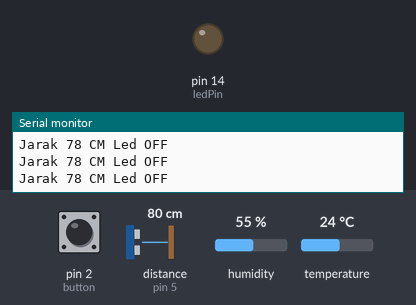
Recording of a sketch running on a simulated Arduino Uno, built with avr-gcc and run on an emulated ATmega328P. Shown: output pins drawn as LEDs (lit = HIGH), the last lines printed to the serial monitor. Wiring (inferred from the names in the program): ultrasonic range finder: trigger pin 16; echo pin 5. Dashed ring = blinking. Inputs (shaded band) come from the test bench; at power-on: distance to the obstacle (sensor on pin 5) 80 cm, pin 2 (button) HIGH, temperature 24 °C, humidity 55 %. The echo pulse lasts 58.3 µs per cm; pins used as bus, display or sensor lines are not drawn.

Above: at 1.2 s.
1.3 s: distance to the obstacle (sensor on pin 5) set to 12 cm
7.3 s: distance to the obstacle (sensor on pin 5) set to 9 cm
At 7.51 s:
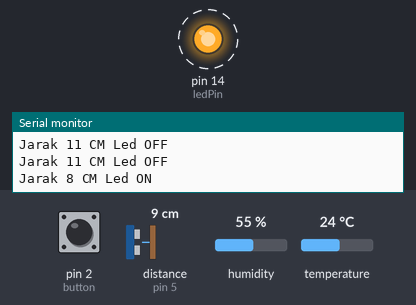
10.8 s: pin 2 (button) pulled LOW for 1 s
At 11.57 s:
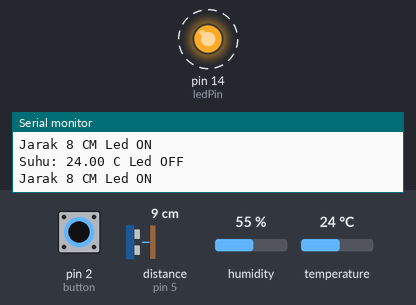
13.4 s: temperature set to 34 °C
19.4 s: temperature set to 37 °C
At 20.84 s:
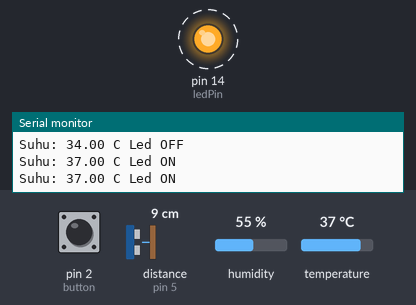
22.9 s: pin 2 (button) pulled LOW for 0.15 s
Timing chart, 0 to 30.1 s (numbered marks = the images above; inputs shaded):
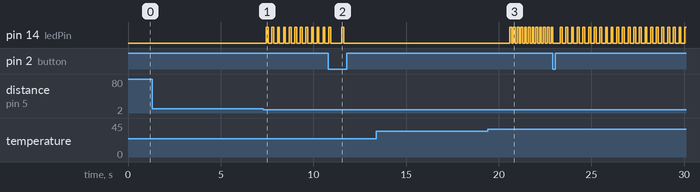

Measured:
- the behaviour switches between 11 and 10 cm on distance to the obstacle (sensor on pin 5) (found by bisection; images 0 and 1)
- the behaviour switches between 35 and 36 °C on temperature (found by bisection; images 2 and 3)
- after the input at 7.3 s, pin 14 (ledPin): alternates HIGH for 0.10 s and LOW for 0.20 s, starting after 0.16 s
- after the input at 10.8 s, pin 14 (ledPin): LOW → HIGH after 0.73 s, → LOW 0.10 s later
- after the input at 19.4 s, pin 14 (ledPin): alternates HIGH for 0.10 s and LOW for 0.10 s, starting after 1.2 s

The sketch:

tugas1_ping_dht11.ino
```cpp
// import libary dht11
#include "DHT.h"

const int ledPin = 14;
// pin sensor ping
const int triggerPin = 16;
const int echoPin = 5;
//pin dht11 sensor
#define DHTPIN 4
#define DHTTYPE DHT11
DHT dht(DHTPIN, DHTTYPE);

const int button = 2;

String state = "ping";

long duration;
int distance;

void setup(){
  Serial.begin(9600);

  pinMode(triggerPin, OUTPUT);
  pinMode(echoPin, INPUT);


  pinMode(ledPin, OUTPUT);

  pinMode(button, INPUT_PULLUP);

  dht.begin();
}


void loop(){
  float suhu = dht.readTemperature();

  if (digitalRead(button) == 0){
    state = state == "ping" ? "suhu" : "ping";
    delay(200);
  }

  if (state == "ping"){
      // Serial.println(state);
      digitalWrite(triggerPin, LOW);
      delayMicroseconds(2);

      digitalWrite(triggerPin, HIGH);
      delayMicroseconds(10);
      digitalWrite(triggerPin, LOW);

      duration = pulseIn(echoPin, HIGH);
      distance = duration * 0.034 / 2;
      delay(100);
        if (distance < 10){
          Serial.println(String("Jarak ") + String(distance) + String(" CM") + String(" Led ON"));
          digitalWrite(ledPin, HIGH);

          delay(100);

          digitalWrite(ledPin, LOW);

          delay(100);
        }else{
          Serial.println(String("Jarak ") + String(distance) + String(" CM") + String(" Led OFF"));
        }
        digitalWrite(ledPin, LOW);
    }else{
      if(suhu > 35){
        Serial.println(String("Suhu: ") + String(suhu) + String(" C") + String(" Led ON"));
        digitalWrite(ledPin, HIGH);

          delay(100);

          digitalWrite(ledPin, LOW);

          delay(100);
      }else{
        Serial.println(String("Suhu: ") + String(suhu) + String(" C") + String(" Led OFF"));
      }
    }
}
```
